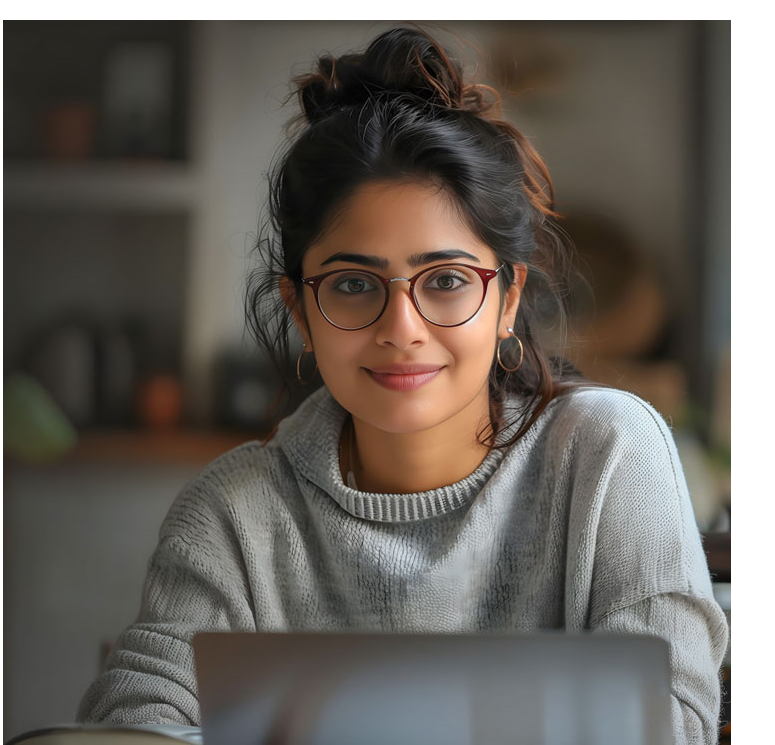
#> input picture image_02.png, 775 x 745 px
$ jupyter execute --allow-errors 'Face Detection with Haar Cascades.ipynb'
#> lines starting #> are read from the running program, lines starting #| are printed output that depends on the picture; after the words box and inside, x2 and y2 are one past the last pixel; in counts of white or black regions, pixels touching at a corner belong together
# Face Detection with Haar Cascades
**Name:** GANESH D **Reg.No:** 212223240035
**Ex.No:12**

[cell 1]
import numpy as np
import cv2
import matplotlib.pyplot as plt

[cell 2]
model = cv2.imread('image_01.png',0)
withglass = cv2.imread('image_02.png',0)
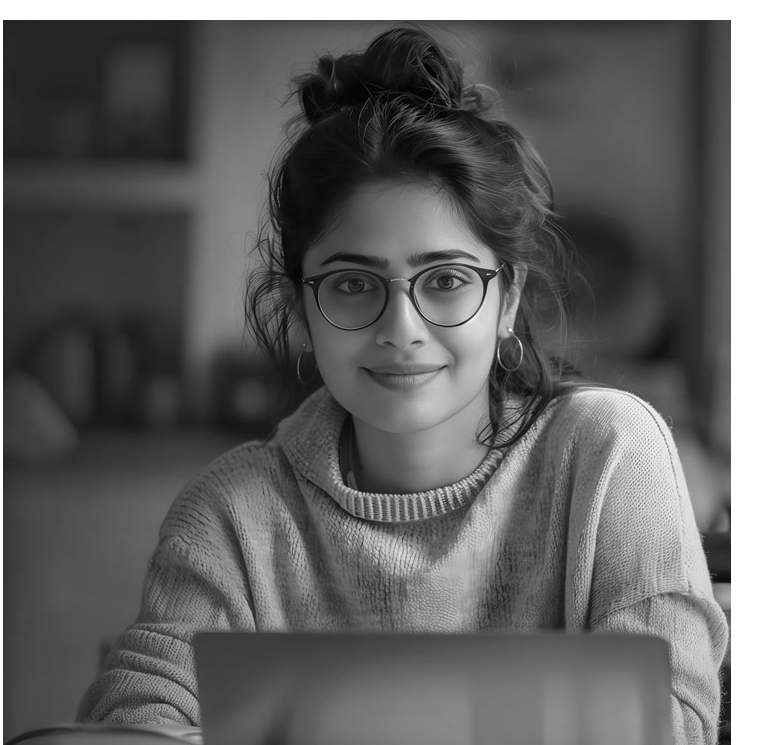
#> withglass: shape (745, 775); min 0, max 255, mean 99.6
group = cv2.imread('image_03.png',0)
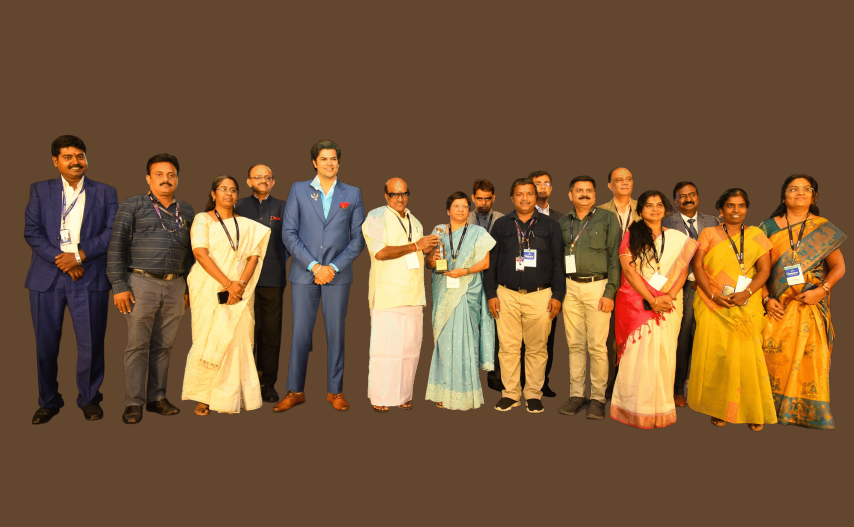
#> input picture image_03.png, 2560 x 1579 px (shown at 1/3 size)
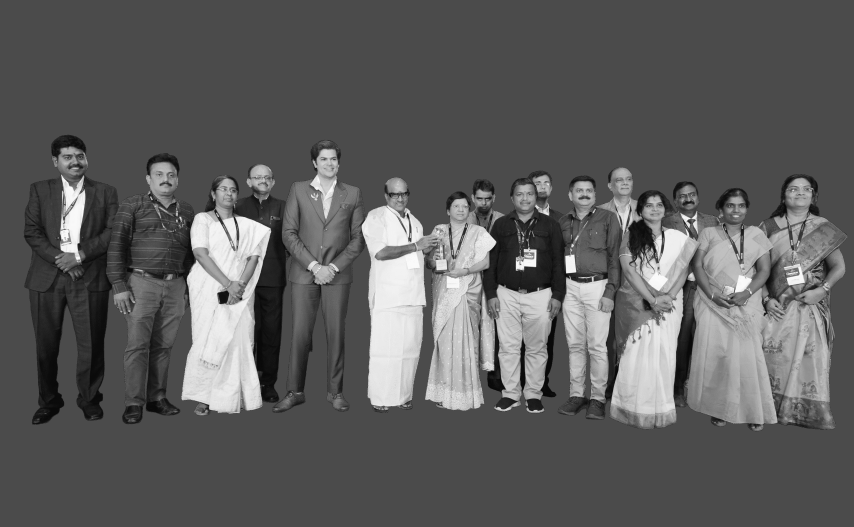
#> group: shape (1579, 2560) (shown at 1/3 size); min 9, max 250, mean 93.5

[cell 3]
plt.figure(figsize=(20,10))
#> (the rest of this cell did not finish here and is left out)

# Cascade Files

[cell 4]
face_cascade = cv2.CascadeClassifier(cv2.data.haarcascades+'haarcascade_frontalface_default.xml')

# Face Detection

[cell 5]
def detect_face(img):
    face_img = img.copy()
    face_rects = face_cascade.detectMultiScale(face_img,scaleFactor=1.1, minNeighbors=5)
#> face_rects = [[271, 186, 260, 260]]
    for (x,y,w,h) in face_rects:
        cv2.rectangle(face_img, (x,y), (x+w,y+h), (255,255,255), 10)
#> this loop made 1 pass
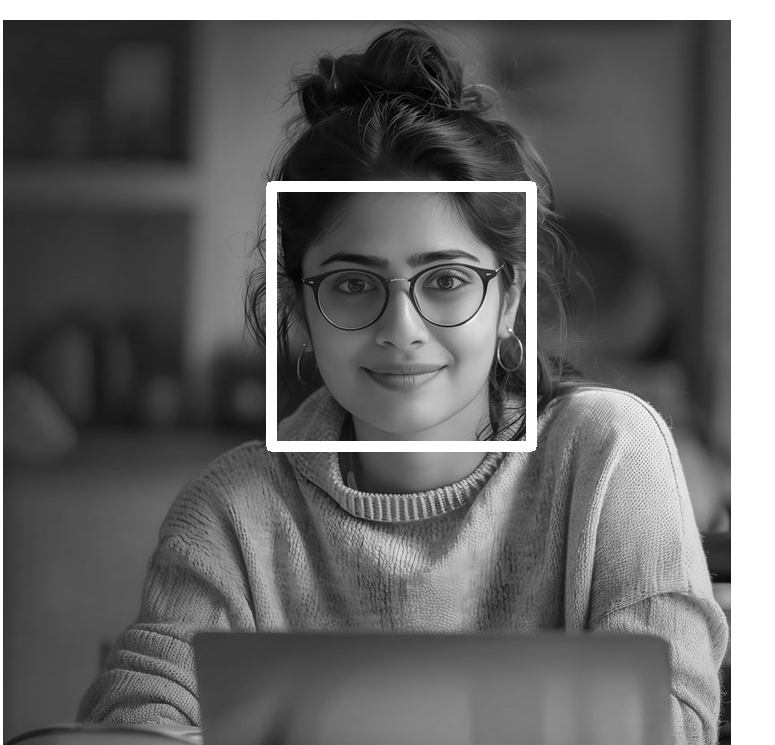
#> face_img: shape (745, 775); 1.97% of pixels changed, all inside (x1, y1, x2, y2) = (266, 181, 537, 452)
    return face_img

[cell 6]
result = detect_face(withglass)
plt.imshow(result,cmap='gray')
plt.show()

#> (a cell that did not finish here is left out)

[cell 8]
eye_cascade = cv2.CascadeClassifier('haarcascade_eye.xml')

[cell 9]
def detect_eyes(img):
    face_img = img.copy()
    eyes = eye_cascade.detectMultiScale(face_img)
#> eyes = [[328, 262, 46, 46], [416, 256, 51, 51]]
    for (x,y,w,h) in eyes:
        cv2.rectangle(face_img, (x,y), (x+w,y+h), (255,255,255), 10)
#> this loop made 2 passes
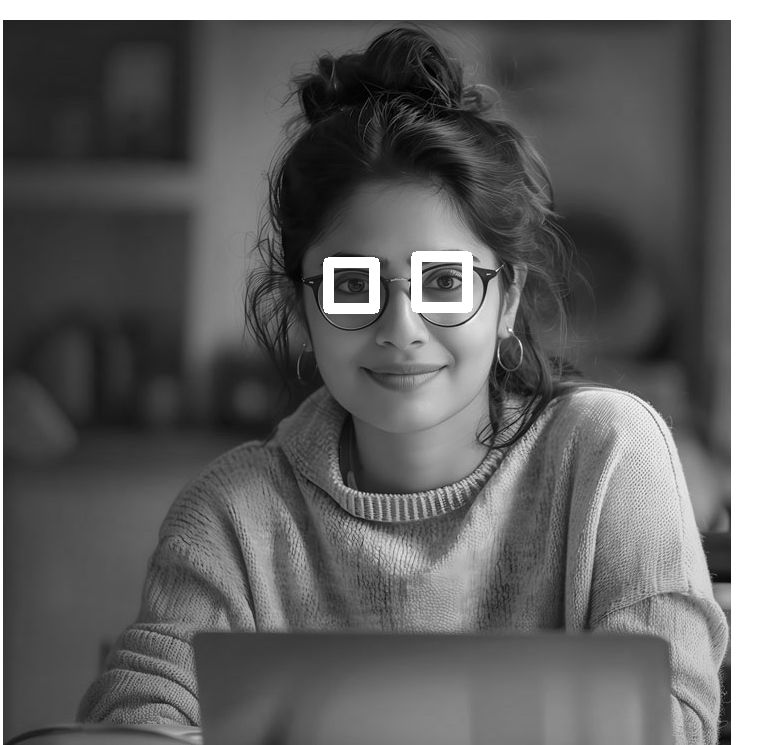
#> face_img: shape (745, 775); 0.73% of pixels changed, all inside (x1, y1, x2, y2) = (323, 251, 473, 314)
    return face_img
